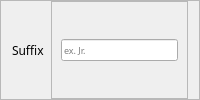
           <widget class="QFrame" name="frame_33">
            <property name="frameShape">
             <enum>QFrame::StyledPanel</enum>
            </property>
            <property name="frameShadow">
             <enum>QFrame::Raised</enum>
            </property>
            <layout class="QHBoxLayout" name="horizontalLayout_34">
             <property name="topMargin">
              <number>0</number>
             </property>
             <property name="bottomMargin">
              <number>0</number>
             </property>
             <item>
              <widget class="QLabel" name="label_17">
               <property name="font">
                <font>
                 <family>Moon</family>
                </font>
               </property>
               <property name="text">
                <string>Suffix</string>
               </property>
              </widget>
             </item>
             <item>
              <widget class="QFrame" name="frame_34">
               <property name="frameShape">
                <enum>QFrame::StyledPanel</enum>
               </property>
               <property name="frameShadow">
                <enum>QFrame::Raised</enum>
               </property>
               <layout class="QHBoxLayout" name="horizontalLayout_35">
                <item>
                 <widget class="QLineEdit" name="suffixLine">
                  <property name="font">
                   <font>
                    <family>Raleway</family>
                    <pointsize>7</pointsize>
                   </font>
                  </property>
                  <property name="placeholderText">
                   <string>ex. Jr.</string>
                  </property>
                 </widget>
                </item>
               </layout>
              </widget>
             </item>
            </layout>
           </widget>
